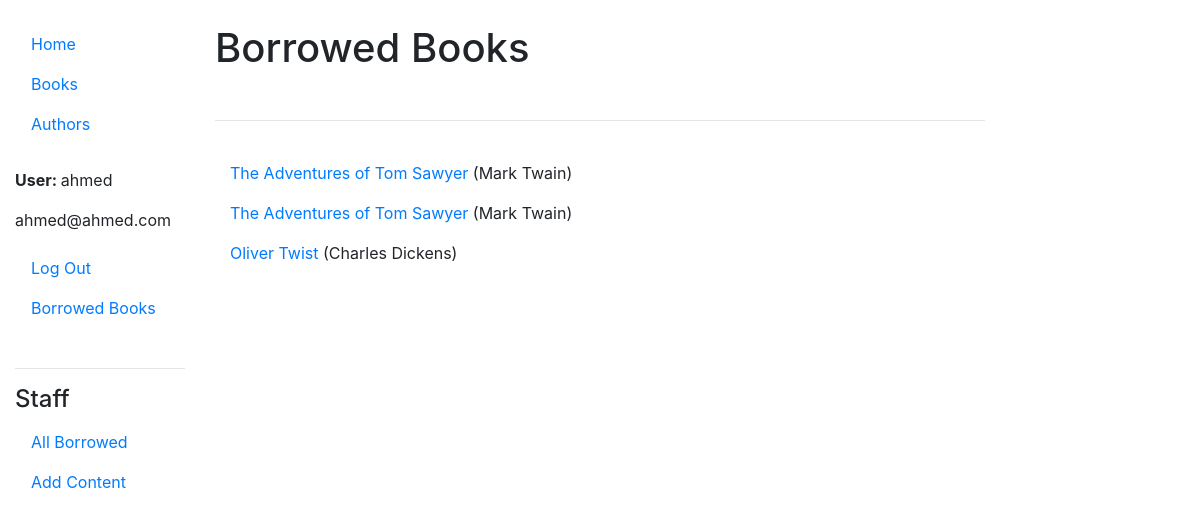
/catalog/borrowed-books/ (signed in), run on the app's committed database.
### catalog/models.py (models this page shows, shortened)
class Book_Instance(models.Model):
    guid = models.UUIDField(
        'GUID',
    default=uuid.uuid4,
    primary_key=True,
    )
    due_back = models.DateField(null=True, blank=True)
    LOAN_STATUS = (
        ('o','on loane'),
        ('a', 'available'),
        ('m', 'maintenance'),
    )
    status = models.CharField(
        max_length=1,
        choices=LOAN_STATUS,
        default='a',
        )
    borrower = models.ForeignKey(User, on_delete=models.SET_NULL, null=True, blank=True)
    book = models.ForeignKey(Book, on_delete=models.CASCADE)
    class Meta:
        verbose_name='Book Instance'

class Book(models.Model):
    isbn = models.CharField(
        'ISBN',
        max_length =13,
        primary_key=True,
        help_text ='ISBN for book max 13 chars.'
        )
    title = models.CharField(max_length=100, help_text='books title')
    summary = models.CharField(max_length=1000, help_text='book summary text.')
    language = models.ForeignKey(
        Language,
        on_delete=models.SET_NULL,
        null=True,
        blank=True
        )
    genre = models.ManyToManyField(Genre, blank=True)
    author = models.ForeignKey(Author, on_delete=models.SET_NULL, null=True)

class Author(models.Model):
    name = models.CharField(max_length=30, help_text ='enter author pen name')
    first_name = models.CharField(
        max_length=30,
        help_text='enter author first name'
        )
    last_name = models.CharField(
        max_length = 100,
        help_text='enter author last name , max 100 chars.'
        )
    date_of_birth = models.DateField(null=True, blank=True)
    date_of_deth = models.DateField(null=True, blank=True)

### catalog/views.py (the view)
# urls.py: path('borrowed-books/', views.borrowed_books, name='borrowed-books'),
def borrowed_books(request):
    if request.user.is_authenticated:
        borrowed_books = request.user.book_instance_set.all()
        context = {
            'borrowed_books':borrowed_books,
        }
        return render(request, 'catalog/borrowed_books.html',context=context)
    else:
        redirect_url = reverse('login') + '?next=' + request.path
        return HttpResponseRedirect(redirect_url)

### catalog/templates/catalog/borrowed_books.html (shortened to what this page needs)
{% extends 'catalog/base.html' %}
{% block content %}
<h1>Borrowed Books</h1>
<br>
<hr>
<div class="container-fluid">
    <br>
        {% for book in borrowed_books %}
            <p>
                <a href="{% url 'catalog:book-detail' book.book.isbn %}">{{     book.book.title }}</a> ({{ book.book.author.name }})
            </p>
        {% endfor %}
</div>
{% endblock %}

### catalog/templates/catalog/base.html (shortened to what this page needs)
<!DOCTYPE html>
<html lang="en">
<head>
    {% load static %}
    <link rel="stylesheet" href="{% static 'catalog/css/bootstrap.min.css' %}">
</head>
<body>
    <div class="container-fluid">
        <br>
        <div class="row">
            <div class="col-md-2">
                <nav class="nav flex-column">
                    <a class="nav-link active" href="{% url 'catalog:index' %}">Home</a>
                    <a class="nav-link" href="{% url 'catalog:books' %}">Books</a>
                    <a class="nav-link" href="{% url 'catalog:authors' %}">Authors</a>
                </nav>
                <br>
                <nav class="nav flex-column">
                    {% if user.is_authenticated %}
                    <p>
                        <strong>User: </strong>{{ user.get_username }}
                    </p>
                    <p>
                        {{ user.email }}
                    </p>
                    <a class="nav-link " href="{% url 'catalog:log-out' %}?next={{ request.path }}" >Log Out</a>
                    {% else %}
                    <a class="nav-link" href="{% url 'login' %}?next={{ request.path }}"> Login</a>
                    {% endif %}
                    <a class="nav-link" href="{% url 'catalog:borrowed-books' %}"> Borrowed Books</a>
                </nav>
                <br>
                <hr>
                <h4>Staff</h4>
                <nav class="nav flex-column">
                    <a class="nav-link " href="{% url 'catalog:all-borrowed' %}">All Borrowed</a>
                    <a class="nav-link " href="#">Add Content</a>
                </nav>
            </div>
            <div class="col-md-8">
                {% block content %}
                {% endblock %}
            </div>
    </div>
</body>
</html>

### data on the page
Book_Instance: book "The Adventures of Tom Sawyer", book.author.name "Mark Twain"
Book_Instance: book "The Adventures of Tom Sawyer", book.author.name "Mark Twain"
Book_Instance: book "Oliver Twist", book.author.name "Charles Dickens"

### other printed values
{{ user.get_username }} "ahmed"
{{ user.email }} "ahmed@ahmed.com"
